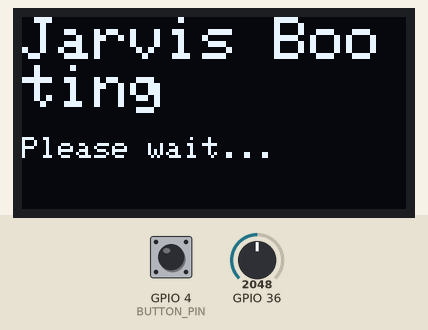
This sketch was run on a simulated ESP32-C3. Shown: 128×64 one-colour display. Inputs (shaded band) come from the test bench; at power-on: GPIO 4 (BUTTON_PIN) HIGH, GPIO 36 = 2048. WiFi joins after 1.5 s; servers stay silent unless stated; uploads are accepted with an empty reply; storage starts empty; what the sketch prints to the serial monitor is not drawn.

Above: at 0.9 s.
At 10.8 s:
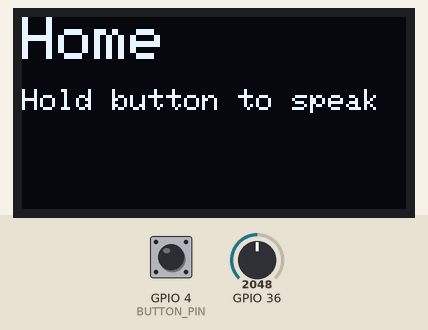
10.9 s: GPIO 4 (BUTTON_PIN) pulled LOW for 1 s
At 13.5 s:
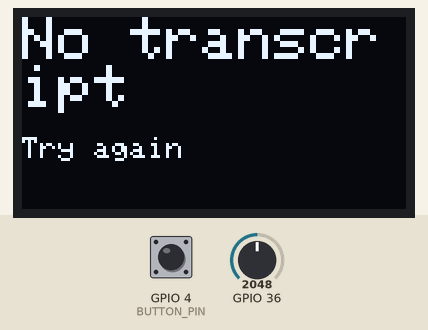
14.9 s: GPIO 4 (BUTTON_PIN) pulled LOW for 0.15 s
At 16.0 s:
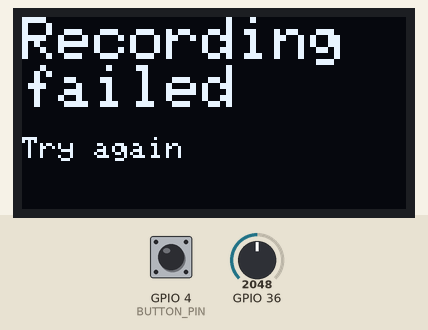
16.5 s: GPIO 4 (BUTTON_PIN) pulled LOW for 3.2 s
At 16.9 s:
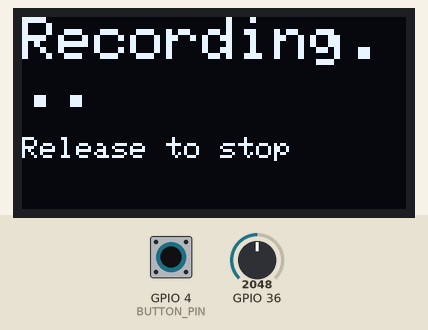
Timing chart, 0 to 19.5 s (numbered marks = the images above; inputs shaded):
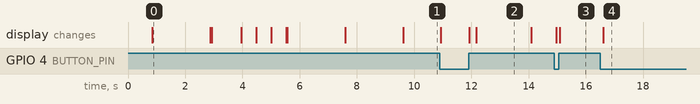

The sketch:

code.ino
```cpp
/*
  Jarvis Voice Assistant - ESP32-C3
  A complete voice assistant with speech-to-text and AI processing
  Features:
  - Records audio when button is held
  - Sends audio to Deepgram for transcription
  - Sends text to OpenAI for AI responses
  - Shows status and responses on 0.96" OLED display (128x64)
  - Uses SD card for temporary file storage

  Hardware Requirements:
  - ESP32-C3 board
  - 0.96" OLED SSD1306 (128x64) over I2C
  - Analog microphone on GPIO0
  - SD card module
  - Push button on GPIO3
*/

#include <WiFi.h>
#include <WiFiClientSecure.h>
#include <HTTPClient.h>
#include <driver/adc.h>
#include <ArduinoJson.h>
#include <SPI.h>
#include <SD.h>
#include <FS.h>

#include <Wire.h>
#include <Adafruit_SSD1306.h>

// ============ HARDWARE CONFIGURATION ============


// Audio recording configuration
#define MIC_ADC_CHANNEL ADC1_CHANNEL_0  // GPIO36 - where analog microphone is connected
#define SAMPLE_RATE 16000               // 16kHz sample rate for speech recognition
#define MAX_DURATION_SEC 10             // Maximum recording duration in seconds
#define MAX_SAMPLES (SAMPLE_RATE * MAX_DURATION_SEC)  // Total samples we can record
#define SD_CS 5                         // Chip select pin for SD card

// User interface
#define BUTTON_PIN 4                    // Push button pin (active LOW when pressed)

// OLED Display configuration (0.96" 128x64 SSD1306)
#define SCREEN_WIDTH 128
#define SCREEN_HEIGHT 64
#define OLED_RESET -1                   // Reset pin (-1 if not used)
#define OLED_ADDR 0x3C                  // I2C address of OLED display

// ============ FILE SYSTEM ============
const char* RECORDING_FILE = "/recording.wav";  // Temporary file for recorded audio

// ============ NETWORK & API CONFIGURATION ============
const char* ssid = "smthing";                    // Your WiFi network name
const char* password = "parssowrd";              // Your WiFi password
const char* OPENAI_API_KEY = "OPENAI_APIKEY";    // Replace with your OpenAI API key
const char* DEEPGRAM_API_KEY = "DEEPGRAM_APIKEY";// Replace with your Deepgram API key

// System prompt that defines Jarvis's personality and behavior
const char* SYSTEM_PROMPT = "You are Jarvis, a helpful voice assistant. "
  "Be concise and polite. After receiving a user's message, provide a clear answer, "
  "and then produce a short summary no longer than 200 characters suitable for display on a 128x64 OLED. "
  "If asked for code or long text, provide the essential steps only.";

// ============ GLOBAL OBJECTS ============
Adafruit_SSD1306 display(SCREEN_WIDTH, SCREEN_HEIGHT, &Wire, OLED_RESET);

// ============ FUNCTION DECLARATIONS ============
bool recordAudioWhileButtonHeld(const char* filePath);
String deepgramTranscribe(const char* filePath);
String askOpenAIChat(const String &prompt);
void writeWavHeader(File &file, uint32_t sampleRate, uint32_t numSamples);
String minimizeForDisplay(const String &text);
void showStatus(const char* line1, const char* line2 = nullptr);
bool initSD();

// ============ SETUP FUNCTION ============
// This runs once when the ESP32 starts up


void setup() {
  // Initialize serial communication for debugging
  Serial.begin(115200);
  delay(800);
  Serial.println("Jarvis Voice Assistant Starting...");

  // ADD THIS LINE:
  Wire.begin(21, 22);  // SDA=GPIO21, SCL=GPIO22 for ESP32

  pinMode(BUTTON_PIN, INPUT_PULLUP);

  // Initialize OLED display
  if (!display.begin(SSD1306_SWITCHCAPVCC, OLED_ADDR)) {
    Serial.println("SSD1306 allocation failed");
    // Continue anyway - system will work without display
  } else {
    display.clearDisplay();
    display.setTextSize(1);
    display.setTextColor(SSD1306_WHITE);
    Serial.println("OLED display initialized");
  }

  // Show boot message
  showStatus("Jarvis Booting", "Please wait...");
  delay(2000);

  // ============ INITIALIZATION SEQUENCE ============

  // Step 1: Initialize SD card for file storage
  showStatus("Initializing", "SD Card...");
  if (!initSD()) {
    showStatus("SD Card Failed", "Check wiring");
    Serial.println("SD Card initialization failed!");
    delay(3000);
    // Continue anyway, but file operations will fail
  } else {
    showStatus("SD Card", "Ready");
    delay(1000);
  }

  // Step 2: Connect to WiFi network
  showStatus("Connecting to", "WiFi...");
  Serial.print("Connecting to WiFi: ");
  Serial.println(ssid);

  WiFi.begin(ssid, password);
  int wifi_wait = 0;
  // Wait for WiFi connection with timeout (15 seconds max)
  while (WiFi.status() != WL_CONNECTED && wifi_wait < 30) {
    delay(500);
    wifi_wait++;
    Serial.print(".");

    // Show progress on display
    display.clearDisplay();
    display.setCursor(0,0);
    display.setTextSize(1);
    display.println("Connecting to WiFi");
    display.print("SSID: ");
    display.println(ssid);
    display.print("Attempt: ");
    display.print(wifi_wait);
    display.println("/30");
    display.display();
  }

  // Check if WiFi connected successfully
  if (WiFi.status() == WL_CONNECTED) {
    Serial.println("\nWiFi connected!");
    Serial.print("IP address: ");
    Serial.println(WiFi.localIP());
    showStatus("WiFi Connected", WiFi.localIP().toString().c_str());
    delay(2000);
  } else {
    Serial.println("\nWiFi connection failed!");
    showStatus("WiFi Failed", "Check credentials");
    delay(3000);
    // Continue anyway, but API calls will fail
  }

  // Step 3: Final ready message
  showStatus("Jarvis", "Ready");
  Serial.println("Jarvis initialization complete!");
  Serial.println("System ready - hold button to speak");
  delay(2000);

  // Show main interface
  showStatus("Home", "Hold button to speak");
}

// ============ MAIN LOOP ============
// This runs continuously after setup
void loop() {
  // Check if button is pressed (active LOW)
  if (digitalRead(BUTTON_PIN) == LOW) {
    // ============ RECORDING PHASE ============
    showStatus("Recording...", "Release to stop");
    bool ok = recordAudioWhileButtonHeld(RECORDING_FILE);
    if (!ok) {
      Serial.println("Recording failed");
      showStatus("Recording failed", "Try again");
      delay(1500);
      return; // Go back to waiting for button press
    }

    // ============ PROCESSING PHASE ============
    showStatus("Processing...", "Please wait");

    // Step 1: Convert speech to text using Deepgram
    String transcript = deepgramTranscribe(RECORDING_FILE);
    Serial.println("Transcript: " + transcript);

    if (transcript.length() == 0) {
      showStatus("No transcript", "Try again");
      delay(1500);
    } else {
      // Step 2: Send transcript to OpenAI for AI processing
      String fullPrompt = String(SYSTEM_PROMPT) + "\nUser: " + transcript;
      String reply = askOpenAIChat(fullPrompt);
      Serial.println("AI reply: " + reply);

      // Step 3: Display minimized response on OLED
      String mini = minimizeForDisplay(reply);
      showStatus("Jarvis:", mini.c_str());

      // Keep the response displayed for reading
      delay(5000); // Show response for 5 seconds

      // Clean up temporary files
      if (SD.exists(RECORDING_FILE)) SD.remove(RECORDING_FILE);
    }

    // Short cooldown to prevent immediate re-trigger
    delay(400);

    // Wait for button to be fully released
    while (digitalRead(BUTTON_PIN) == LOW) delay(50);

    // Return to ready state
    showStatus("Ready", "Hold button to speak");
  }

  // Small delay to prevent overwhelming the processor
  delay(50);
}

// ============ HELPER FUNCTIONS ============

/**
 * Displays status messages on the OLED screen
 * @param line1 Main text (displayed in larger font)
 * @param line2 Optional secondary text (smaller font)
 */
void showStatus(const char* line1, const char* line2) {
  display.clearDisplay();
  display.setCursor(0,0);
  display.setTextSize(2);  // Large font for main message
  display.println(line1);
  if (line2) {
    display.setTextSize(1);  // Smaller font for details
    display.println();
    display.println(line2);
  }
  display.display();
}

/**
 * Initializes the SD card for file storage
 * @return true if successful, false if failed
 */
bool initSD() {
  // Initialize SPI communication with specific pins
  SPI.begin(18, 19, 23); // SCK=18, MISO=19, MOSI=23 for ESP32
  if (!SD.begin(SD_CS, SPI)) {
    Serial.println("Card mount failed");
    return false;
  }

  // Check what type of SD card is detected
  uint8_t cardType = SD.cardType();
  if (cardType == CARD_NONE) {
    Serial.println("No SD card attached");
    return false;
  }

  Serial.println("SD mounted successfully");
  Serial.print("SD Card Type: ");
  if (cardType == CARD_MMC) {
    Serial.println("MMC");
  } else if (cardType == CARD_SD) {
    Serial.println("SDSC");
  } else if (cardType == CARD_SDHC) {
    Serial.println("SDHC");
  } else {
    Serial.println("UNKNOWN");
  }
  return true;
}

/**
 * Records audio while the button is held down
 * @param filePath Path to save the recorded WAV file
 * @return true if recording successful, false if failed
 */
bool recordAudioWhileButtonHeld(const char* filePath) {
  // Ensure SD card is ready
  if (!SD.begin(SD_CS, SPI)) {
    Serial.println("SD not ready");
    return false;
  }

  // Create WAV file for recording
  File file = SD.open(filePath, FILE_WRITE);
  if (!file) {
    Serial.println("Failed to create recording file");
    return false;
  }

  // Write initial WAV header (will be updated later with actual size)
  writeWavHeader(file, SAMPLE_RATE, 0);

  size_t samplesWritten = 0;
  uint32_t startTime = millis();
  uint32_t nextSampleTime = micros(); // For precise timing

  // Configure ADC for microphone input
  adc1_config_width(ADC_WIDTH_BIT_12);                    // 12-bit resolution
  adc1_config_channel_atten(MIC_ADC_CHANNEL, ADC_ATTEN_DB_12); // 12dB attenuation

  // Recording loop: continues while button is held and under time limit
  while (digitalRead(BUTTON_PIN) == LOW && samplesWritten < MAX_SAMPLES) {
    // Wait for next sample time (maintains precise sample rate)
    while (micros() < nextSampleTime);
    nextSampleTime += 1000000 / SAMPLE_RATE; // Calculate next sample time

    // Read analog value from microphone (0-4095 for 12-bit ADC)
    int raw = adc1_get_raw(MIC_ADC_CHANNEL);
    // Convert to 16-bit by shifting left (0-65535)
    uint16_t sample = (uint16_t)(raw << 4);

    // Write sample to file (2 bytes per sample)
    if (file.write((uint8_t*)&sample, 2) != 2) {
      Serial.println("Write failed");
      break;
    }
    samplesWritten++;
  }

  // Update WAV header with actual file size information
  file.seek(0);
  writeWavHeader(file, SAMPLE_RATE, samplesWritten);
  file.close();

  Serial.printf("Recorded %d samples\n", samplesWritten);
  // Return true if we recorded at least 0.25 seconds of audio
  return samplesWritten > (SAMPLE_RATE/4);
}

/**
 * Sends audio file to Deepgram API for speech-to-text conversion
 * @param filePath Path to the WAV file to transcribe
 * @return Transcribed text as String, empty string if failed
 */
String deepgramTranscribe(const char* filePath) {
  // Check if audio file exists
  if (!SD.exists(filePath)) {
    Serial.println("Audio missing");
    return "";
  }

  File file = SD.open(filePath, FILE_READ);
  if (!file) {
    Serial.println("Failed to open audio file");
    return "";
  }

  // Create secure HTTPS client
  WiFiClientSecure client;
  client.setInsecure(); // Bypass certificate validation (not recommended for production)
  HTTPClient http;

  // Deepgram API endpoint
  String url = "https://api.deepgram.com/v1/listen?model=general";
  http.begin(client, url);
  http.addHeader("Authorization", String("Token ") + DEEPGRAM_API_KEY);

  // Set up multipart form data for file upload
  String boundary = "----DeepGramBoundary";
  http.addHeader("Content-Type", "multipart/form-data; boundary=" + boundary);

  // Create multipart form data manually
  String head = "--" + boundary + "\r\n"
                "Content-Disposition: form-data; name=\"file\"; filename=\"audio.wav\"\r\n"
                "Content-Type: audio/wav\r\n\r\n";

  String tail = "\r\n--" + boundary + "--\r\n";

  // Calculate total content length
  int contentLength = head.length() + file.size() + tail.length();
  http.addHeader("Content-Length", String(contentLength));

  // Start POST request
  if (!http.POST((uint8_t*)NULL, 0)) {
    Serial.println("Failed to start POST");
    file.close();
    http.end();
    return "";
  }

  // Stream the file data to the HTTP connection
  WiFiClient* stream = http.getStreamPtr();
  stream->print(head);  // Write multipart header

  // Read file in chunks and send it
  uint8_t buf[512];
  while (file.available()) {
    size_t r = file.read(buf, sizeof(buf));
    stream->write(buf, r);
  }
  stream->print(tail);  // Write multipart footer
  file.close();

  // Get response from Deepgram
  String response = http.getString();
  http.end();

  // Parse JSON response to extract transcription
  DynamicJsonDocument doc(8192);
  DeserializationError err = deserializeJson(doc, response);
  if (err) {
    Serial.println("Deepgram JSON parse error");
    Serial.println(response);
    return "";
  }

  // Extract transcript from JSON response
  const char* transcript = nullptr;
  if (doc.containsKey("results")) {
    // Navigate through JSON structure to find transcript
    JsonVariant alt = doc["results"]["channels"][0]["alternatives"][0]["transcript"];
    if (!alt.isNull()) transcript = alt.as<const char*>();
  }

  if (transcript) return String(transcript);

  // Fallback: check for transcript at top level
  if (doc.containsKey("transcript")) return String((const char*)doc["transcript"]);

  return ""; // No transcript found
}

/**
 * Sends text to OpenAI Chat API and gets AI response
 * @param prompt The user's message + system prompt
 * @return AI response as String, empty string if failed
 */
String askOpenAIChat(const String &prompt) {
  WiFiClientSecure client;
  client.setInsecure();
  HTTPClient https;

  // OpenAI Chat Completions endpoint
  https.begin(client, "https://api.openai.com/v1/chat/completions");
  https.addHeader("Authorization", String("Bearer ") + OPENAI_API_KEY);
  https.addHeader("Content-Type", "application/json");

  // Build JSON request body
  DynamicJsonDocument bodyDoc(8192);
  bodyDoc["model"] = "gpt-3.5-turbo";  // Use GPT-3.5 Turbo model

  // Create messages array with system and user roles
  JsonArray messages = bodyDoc.createNestedArray("messages");

  // System message defines AI behavior
  JsonObject sys = messages.createNestedObject();
  sys["role"] = "system";
  sys["content"] = SYSTEM_PROMPT;

  // User message contains the actual query
  JsonObject usr = messages.createNestedObject();
  usr["role"] = "user";
  usr["content"] = prompt;

  // Convert JSON to string
  String body;
  serializeJson(bodyDoc, body);

  // Send POST request to OpenAI
  int code = https.POST(body);
  String resp = https.getString();
  https.end();

  // Process response
  if (code == 200) {
    DynamicJsonDocument doc(8192);
    if (deserializeJson(doc, resp) == DeserializationError::Ok) {
      // Extract AI response from JSON
      const char* content = doc["choices"][0]["message"]["content"];
      if (content) return String(content);
    }
  } else {
    Serial.printf("Chat HTTP error %d\n", code);
    Serial.println(resp);
  }
  return ""; // Return empty string on failure
}

/**
 * Writes WAV file header
 * @param file The file to write to
 * @param sampleRate Audio sample rate (e.g., 16000)
 * @param numSamples Number of audio samples in the file
 *
 * WAV file format explanation:
 * - RIFF header: Identifies the file as a WAV file
 * - Format chunk: Specifies audio format (PCM, sample rate, etc.)
 * - Data chunk: Contains the actual audio samples
 */
void writeWavHeader(File &file, uint32_t sampleRate, uint32_t numSamples) {
  // Calculate file sizes
  uint32_t chunkSize = 36 + (numSamples * 2);  // 36 bytes header + audio data
  uint32_t byteRate = sampleRate * 2;          // bytes per second (16-bit = 2 bytes per sample)

  // WAV header structure
  uint8_t header[44] = {
    // RIFF header - identifies the file as WAV format
    'R','I','F','F',
    (uint8_t)(chunkSize & 0xff), (uint8_t)((chunkSize>>8)&0xff),
    (uint8_t)((chunkSize>>16)&0xff), (uint8_t)((chunkSize>>24)&0xff),
    'W','A','V','E',

    // Format chunk - describes the audio format
    'f','m','t',' ',
    16,0,0,0,        // PCM chunk size (16 bytes)
    1,0,             // PCM format (1 = uncompressed)
    1,0,             // Mono (1 channel)
    // Sample rate (little-endian)
    (uint8_t)(sampleRate & 0xff),(uint8_t)((sampleRate>>8)&0xff),
    (uint8_t)((sampleRate>>16)&0xff),(uint8_t)((sampleRate>>24)&0xff),
    // Byte rate (sample rate * bytes per sample)
    (uint8_t)(byteRate & 0xff),(uint8_t)((byteRate>>8)&0xff),
    (uint8_t)((byteRate>>16)&0xff),(uint8_t)((byteRate>>24)&0xff),
    2,0,             // Block align (bytes per sample * channels)
    16,0,            // Bits per sample (16-bit)

    // Data chunk - marks the start of audio data
    'd','a','t','a',
    // Data size (number of samples * bytes per sample)
    (uint8_t)((numSamples * 2) & 0xff),(uint8_t)(((numSamples * 2)>>8)&0xff),
    (uint8_t)(((numSamples * 2)>>16)&0xff),(uint8_t)(((numSamples * 2)>>24)&0xff)
  };
  file.write(header, 44);
}

/**
 * Shortens text for display on the small OLED screen
 * @param text The original text to minimize
 * @return Shortened version of the text (max ~200 characters)
 *
 * This function:
 * - Replaces carriage returns and newlines with spaces
 * - Collapses multiple spaces into single spaces
 * - Truncates to about 200 characters if too long
 */
String minimizeForDisplay(const String &text) {
  String s = text;
  // Remove excess whitespace and newlines
  s.replace("\r", " ");
  s.replace("\n", " ");
  while (s.indexOf("  ") >= 0) s.replace("  ", " ");

  // Truncate if too long for OLED display
  if (s.length() > 200) s = s.substring(0, 197) + "...";
  return s;
}
```

Measured:
- after the input at 10.9 s, the display: first changes at once (image 2 shows a later state)
- after the input at 14.9 s, the display: first changes after 0.07 s (image 3 shows a later state)
- after the input at 16.5 s, the display: changes after 0.11 s (image 4)
- what the display in image 0 shows lasts 2.0 s, from 0.9 s to 2.9 s
- what the display in image 2 shows lasts 1.9 s, from 12.2 s to 14.1 s
